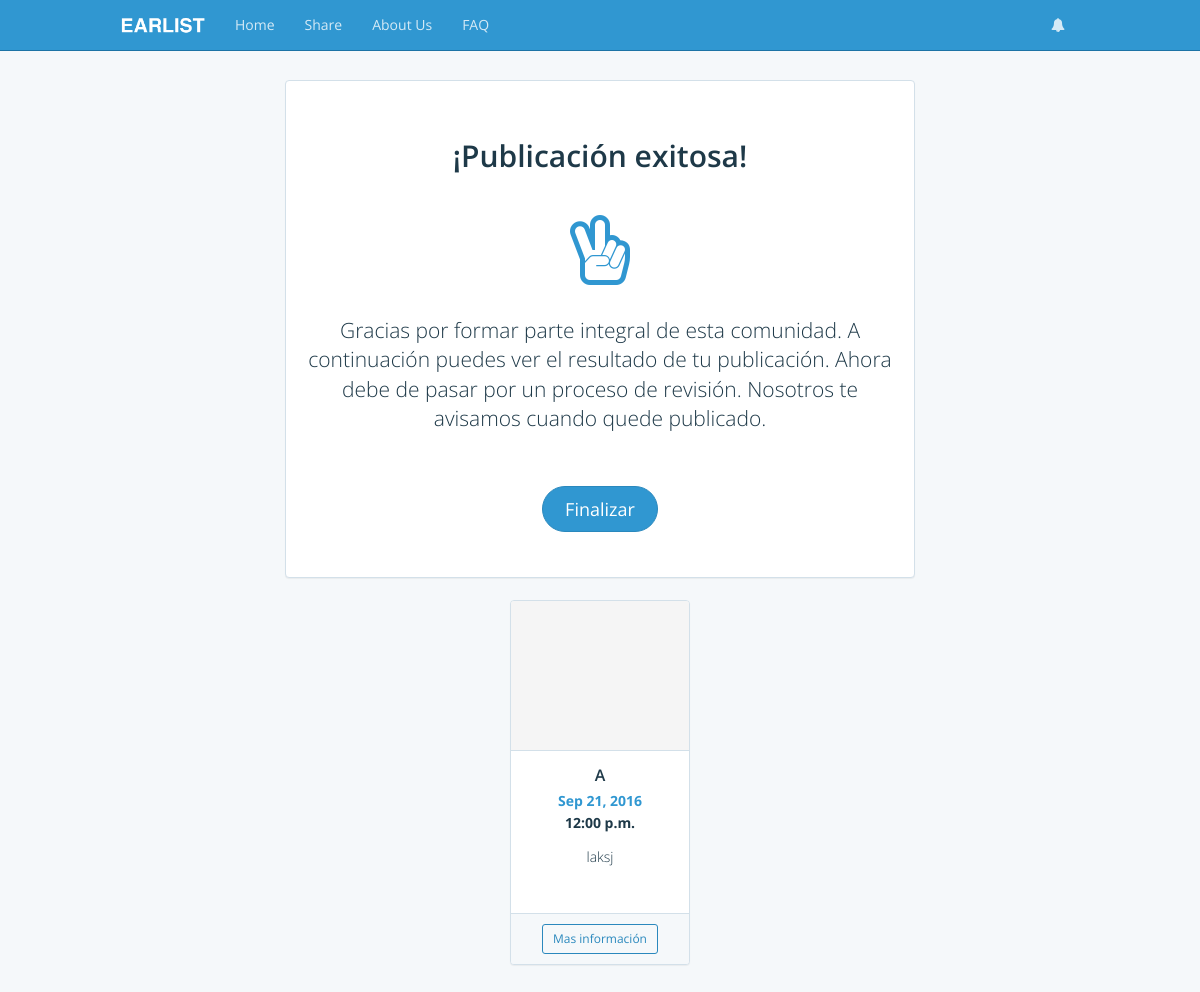
The app's page /success-event/6/ (signed in) with its own data.
### blog/models.py (models this page shows)
class Event(models.Model):
	user = models.ForeignKey(User)
	title = models.CharField(max_length=200)
	body = models.CharField(max_length=200)
	link = models.CharField(max_length=200)
	image_file = models.FileField(upload_to='images/%Y%m%d', blank=True)
	date = models.DateField(null=True)
	time = models.TimeField(null=True)
	approved = models.IntegerField(default=0)
	created_at = models.DateTimeField(db_index=True, auto_now_add=True)
	updated_at = models.DateTimeField(auto_now_add=True)
	def __str__(self):
		return self.title

### blog/views.py (the view)
# urls.py: url(r'^success-event/(?P<pk>\d+)/$', login_required(views.SuccessEventView.as_view()), name='success-event'),
class SuccessEventView(generic.DetailView):
    model = Event
    template_name = 'blog/success-event.html'

### blog/templates/blog/success-event.html
{% extends "blog/base.html" %}
{% load staticfiles %}
{% block content %}
<div class="container p-t-md">
    <div class="row">
<div class="col-md-2"></div>
<div class="col-md-8">
   <div class="panel panel-default">
      <div class="panel-body text-center m-t">
      <h2>¡Publicación exitosa!</h2>
      <i class="fa fa-hand-peace-o fa-5x text-primary m-t-md"></i>
      <div class="row m-t-md m-b-md">
        <div class="col-lg-1"></div>
        <div class="col-lg-10">
          <p class="lead">Gracias por formar parte integral de esta comunidad. A continuación puedes ver el resultado de tu publicación. Ahora debe de pasar por un proceso de revisión. Nosotros te avisamos cuando quede publicado.</p>
        </div>
      </div>
      <a href="{% url 'profile' 'posts' %}"><button type="button" class="btn btn-lg btn-pill btn-primary m-b-md">Finalizar</button></a>
    </div>
  </div>
  <div class="col-md-4 col-md-offset-4 m-b-lg">
    <div class="panel panel-default panel-profile">
      <div class="panel-heading" style="background-image: url({{event.image_file.url}});"></div>
      <div class="panel-body text-center">
        <h5 class="panel-title">{{event.title}}</h5>
        <p><strong class="text-primary">{{event.date|date:"M d, Y"}}</strong><br><strong>{{event.time|date:"g:i a"}}</strong></p>
        <p class="m-b-md">
          {{event.body}}
        </p>
      </div>
      <div class="panel-footer text-center">
        <a href="{{event.link}}?ref=earlist" target="_blank">
          <button class="btn btn-primary-outline btn-sm" style="bottom:0px;">
            Mas información
          </button>
        </a>
      </div>
    </div>
  </div>
{% endblock content %}

### blog/templates/blog/base.html (style rules this page uses)
body { width: 1px; min-width: 100%; *width: 100%; }

### records on screen
Event: title "A", date "Sep 21, 2016", time "12:00 p.m.", body "laksj"
